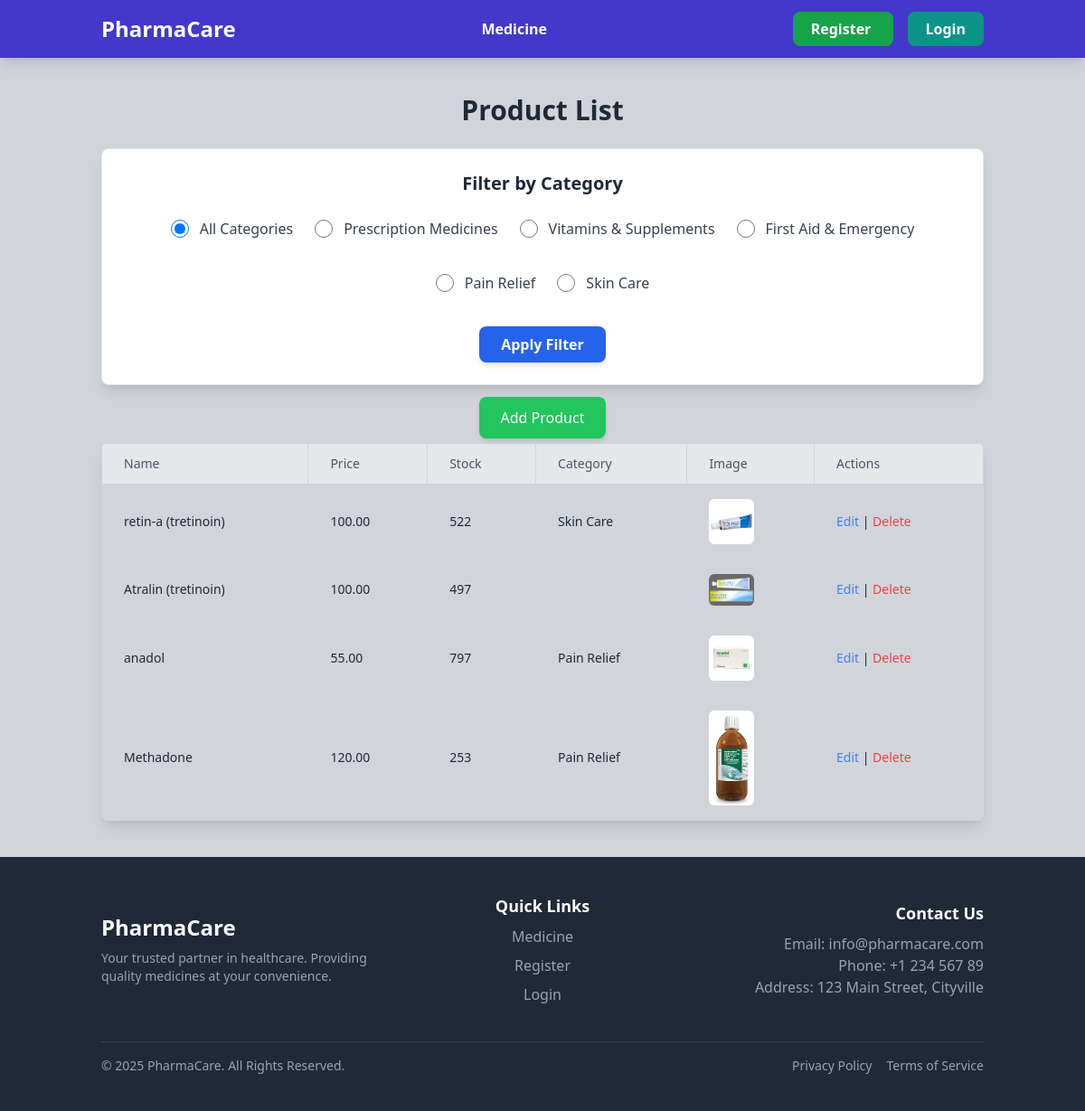
Page /Customer/Admin/Dashboard/product/list/ on the committed database.
### customer/models.py (models this page shows, shortened)
class Category(models.Model):
    name = models.CharField(max_length=255, unique=True)
    description = models.TextField(blank=True, null=True)
    created_at = models.DateTimeField(auto_now_add=True)

class Product(models.Model):
    name = models.CharField(max_length=255)
    price = models.DecimalField(max_digits=10, decimal_places=2)
    stock = models.PositiveIntegerField()
    description = models.TextField(blank=True, null=True)
    created_at = models.DateTimeField(auto_now_add=True)
    updated_at = models.DateTimeField(auto_now=True)
    slug = models.SlugField(unique=True, blank=True)
    image = models.ImageField(upload_to='customer/media/uploads/', blank=True, null=True)
    category = models.ForeignKey(Category, related_name='products', on_delete=models.SET_NULL, null=True, blank=True)

### customer/views.py (the view)
# urls.py: path('Admin/Dashboard/product/list/', views.ProductListView.as_view(), name='admin_product_list'),
class ProductListView(ListView, LoginRequiredMixin):
    model = Product
    template_name = 'product_list.html'
    context_object_name = 'products'
    paginate_by = 10
    def get_queryset(self):
        queryset = super().get_queryset()
        category_id = self.request.GET.get('category')
        if category_id and category_id != 'all':
            queryset = queryset.filter(category__id=category_id)
        return queryset
    def get_context_data(self, **kwargs):
        context = super().get_context_data(**kwargs)
        context['categories'] = Category.objects.all()
        context['selected_category'] = self.request.GET.get('category', 'all')
        return context

### customer/templates/product_list.html
{% extends 'base.html' %}
{% load tailwind_filters %}
{% load crispy_forms_tags %}
{% block content %}
<div class="container mx-auto mt-10 mb-10 px-6">
    <h1 class="text-3xl font-bold mb-6 text-center text-gray-800">Product List</h1>
    <form method="get" class="mb-6">
        <div class="bg-white p-6 rounded-lg shadow-lg border border-gray-200">
            <h2 class="text-xl font-semibold mb-6 text-gray-800 text-center">Filter by Category</h2>
            <div class="flex flex-wrap gap-6 justify-center">
                <div class="flex items-center mb-3">
                    <input type="radio" name="category" id="all" value="all" class="w-5 h-5 border border-gray-400 rounded-full checked:bg-blue-500 checked:border-blue-500 focus:outline-none focus:ring focus:ring-blue-300"
                        {% if not selected_category or selected_category == 'all' %}checked{% endif %}>
                    <label for="all" class="ml-3 text-gray-700 font-medium cursor-pointer">All Categories</label>
                </div>
                {% for category in categories %}
                <div class="flex items-center mb-3">
                    <input
                        type="radio"
                        name="category"
                        id="category-{{ category.id }}"
                        value="{{ category.id }}"
                        class="w-5 h-5 border border-gray-400 rounded-full checked:bg-blue-500 checked:border-blue-500 focus:outline-none focus:ring focus:ring-blue-300"
                        {% if selected_category == category.id|stringformat:"s" %}checked{% endif %}>
                    <label for="category-{{ category.id }}" class="ml-3 text-gray-700 font-medium cursor-pointer">{{ category.name }}</label>
                </div>
                {% endfor %}
            </div>
            <div class="mt-6 text-center">
                <button
                    type="submit"
                    class="px-6 py-2 bg-blue-600 text-white font-semibold rounded-lg shadow-md hover:bg-blue-700 transition ease-in-out duration-200 focus:ring focus:ring-blue-300">
                    Apply Filter
                </button>
            </div>
        </div>
    </form>
    <div class="mb-4 text-center">
        <a href="{% url 'product_create' %}" class="bg-green-500 text-white px-6 py-3 rounded-lg shadow-md hover:bg-green-600 transition duration-200">
            Add Product
        </a>
    </div>
    <div class="overflow-x-auto shadow-lg rounded-lg">
        <table class="min-w-full table-auto border-collapse border border-gray-300">
            <thead class="bg-gray-200">
                <tr>
                    <th class="border border-gray-300 px-6 py-3 text-left text-sm font-medium text-gray-600">Name</th>
                    <th class="border border-gray-300 px-6 py-3 text-left text-sm font-medium text-gray-600">Price</th>
                    <th class="border border-gray-300 px-6 py-3 text-left text-sm font-medium text-gray-600">Stock</th>
                    <th class="border border-gray-300 px-6 py-3 text-left text-sm font-medium text-gray-600">Category</th>
                    <th class="border border-gray-300 px-6 py-3 text-left text-sm font-medium text-gray-600">Image</th>
                    <th class="border border-gray-300 px-6 py-3 text-left text-sm font-medium text-gray-600">Actions</th>
                </tr>
            </thead>
            <tbody>
                {% for product in products %}
                <tr class="hover:bg-gray-100">
                    <td class="border border-gray-300 px-6 py-4 text-sm text-gray-800">{{ product.name }}</td>
                    <td class="border border-gray-300 px-6 py-4 text-sm text-gray-800">{{ product.price }}</td>
                    <td class="border border-gray-300 px-6 py-4 text-sm text-gray-800">{{ product.stock }}</td>
                    <td class="border border-gray-300 px-6 py-4 text-sm text-gray-800">{{ product.category.name }}</td>
                    <td class="border border-gray-300 px-6 py-4 text-sm text-gray-800">
                        {% if product.image %}
                            <img src="{{ product.image.url }}" alt="{{ product.name }}" width="50" height="50" class="rounded-md">
                        {% else %}
                            No Image
                        {% endif %}
                    </td>
                    <td class="border border-gray-300 px-6 py-4 text-sm text-gray-800">
                        <a href="{% url 'product_edit' product.pk %}" class="text-blue-500 hover:underline">Edit</a> |
                        <a href="{% url 'product_delete' product.pk %}" class="text-red-500 hover:underline">Delete</a>
                    </td>
                </tr>
                {% endfor %}
            </tbody>
        </table>
    </div>
</div>
{% endblock %}

### rows in the picture
Category: category "☐ Prescription Medicines", name "Prescription Medicines"
Category: category "☐ Vitamins & Supplements", name "Vitamins & Supplements"
Category: category "☐ First Aid & Emergency", name "First Aid & Emergency"
Category: category "☐ Pain Relief", name "Pain Relief"
Category: category "☐ Skin Care", name "Skin Care"
Product: name "retin-a (tretinoin)", price "100.00", stock "522", category.name "Skin Care", image (picture)
Product: name "Atralin (tretinoin)", price "100.00", stock "497", image (picture)
Product: name "anadol", price "55.00", stock "797", category.name "Pain Relief", image (picture)
Product: name "Methadone", price "120.00", stock "253", category.name "Pain Relief", image (picture)
